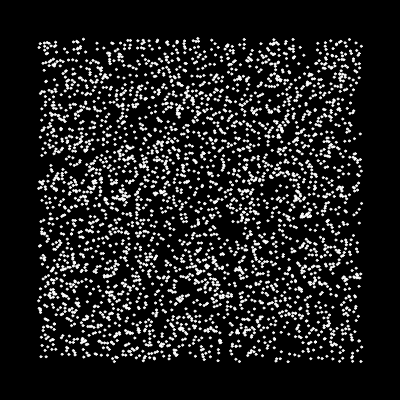
Frame 1 (no input)
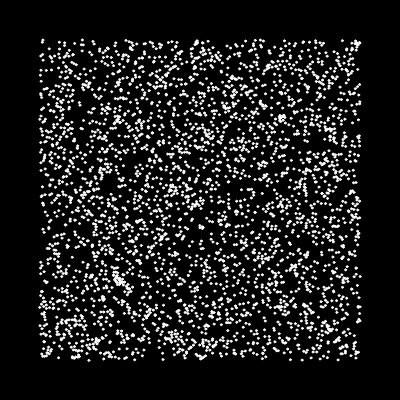
Frame 60 (no input)
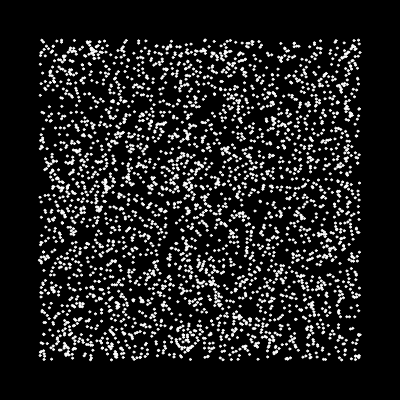
Frame 120 (the mouse pressed at the canvas centre since frame 60)

The p5.js sketch that drew these frames (run headless with seeded random() and noise() and a simulated clock; from frame 60 on, the mouse is pressed at the canvas centre):

// p5.js sketch
// ── sketch.js
/*
----- Coding Tutorial by Patt Vira -----
Name: Chladni Patterns (Particles)
Video Tutorial: https://youtu.be/J-siGcsK2k8

Connect with Patt: @pattvira
https://www.pattvira.com/
----------------------------------------
*/

let particles = []; let num = 3500;
let m = 5; let n = 4; let threshold = 0.05;
let minMN = 1; let maxMN = 8;
let changePattern = true;
let margin = 40; let w1, w2, h1, h2;
let scl = 1;

function setup() {
  createCanvas(400, 400);
  w1 = margin; w2 = width - margin;
  h1 = margin; h2 = height - margin;
  for (let i=0; i<num; i++) {
    particles.push(new Particle());
  }

  cursor('pointer');
  //noCursor();

}

function draw() {
  background(0);

  if (changePattern) {
    randomPatterns();
  }

  for (let i=0; i<particles.length; i++) {
    particles[i].update();
    particles[i].display();
  }
}

function chladni (x, y) {
  let L = 1;
  return cos(n * PI * x / L) * cos(m * PI * y / L) -
         cos(m * PI * x / L) * cos(n * PI * y / L);
}

function randomPatterns() {
  m = floor(random(minMN, maxMN));
  n = floor(random(minMN, maxMN));

  if (m === n) {
    m = floor(random(minMN, maxMN));
  }

  changePattern = false;

  for (let i=0; i<particles.length; i++) {
    particles[i].velocity = p5.Vector.random2D().mult(random(2, 5));
  }
}

function mousePressed() {
  changePattern = true;
}
// ── particle.js
class Particle {
  constructor() {
    this.position = createVector(random(w1, w2), random(h1, h2));
    this.velocity = p5.Vector.random2D();
    this.acceleration = createVector();

    this.maxSpeed = 2;
    this.maxForce = 0.1;
  }

  edges() {
    if (this.position.x > w2) {
      this.position.x = w1;
    } else if (this.position.x < w1) {
      this.position.x = w2;
    }

    if (this.position.y > h2) {
      this.position.y = h1;
    } else if (this.position.y < h1) {
      this.position.y = h2;
    }

  }

  seek() {
    let x = map(this.position.x, w1, w2, -1, 1) * scl;
    let y = map(this.position.y, h1, h2, -1, 1) * scl;
    let val = chladni(x, y);

    let target = this.position.copy();

    if (abs(val) > threshold) {
      target.x += random(-3, 3);
      target.y += random(-3, 3);
    }

    let desired = p5.Vector.sub(target, this.position);
    desired.setMag(this.maxSpeed);
    let steering = p5.Vector.sub(desired, this.velocity);
    steering.limit(this.maxForce);

    return steering;
  }

  update() {
    this.edges();

    this.acceleration.add(this.seek());
    this.velocity.add(this.acceleration);
    this.velocity.limit(this.maxSpeed);
    this.position.add(this.velocity);
    this.acceleration.mult(0);
  }

  display() {
    stroke(255);
    circle(this.position.x, this.position.y, 2);
  }
}
